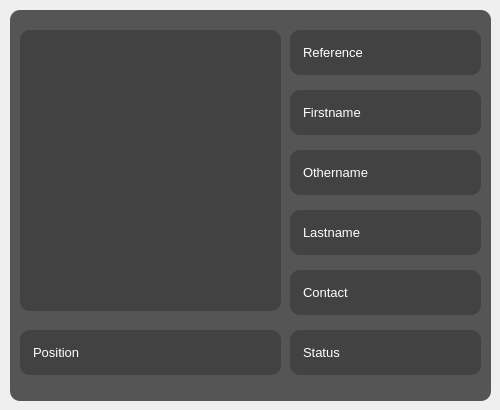
                   <widget class="QFrame" name="info_frame">
                    <property name="minimumSize">
                     <size>
                      <width>0</width>
                      <height>410</height>
                     </size>
                    </property>
                    <property name="maximumSize">
                     <size>
                      <width>16777215</width>
                      <height>430</height>
                     </size>
                    </property>
                    <property name="frameShape">
                     <enum>QFrame::NoFrame</enum>
                    </property>
                    <property name="frameShadow">
                     <enum>QFrame::Raised</enum>
                    </property>
                    <widget class="QLabel" name="image">
                     <property name="geometry">
                      <rect>
                       <x>20</x>
                       <y>30</y>
                       <width>261</width>
                       <height>281</height>
                      </rect>
                     </property>
                     <property name="font">
                      <font>
                       <family>Arial</family>
                       <pointsize>14</pointsize>
                       <weight>50</weight>
                       <bold>false</bold>
                      </font>
                     </property>
                     <property name="styleSheet">
                      <string notr="true">QLabel{
	color: rgb(255, 255, 255);
	background-color: rgb(66, 66, 66);
	border-radius: 10px;
}</string>
                     </property>
                     <property name="text">
                      <string/>
                     </property>
                     <property name="pixmap">
                      <pixmap resource="../resource/asset.qrc">:/icons/asset/image.svg</pixmap>
                     </property>
                     <property name="alignment">
                      <set>Qt::AlignCenter</set>
                     </property>
                    </widget>
                    <widget class="QLabel" name="firstname">
                     <property name="geometry">
                      <rect>
                       <x>290</x>
                       <y>90</y>
                       <width>191</width>
                       <height>45</height>
                      </rect>
                     </property>
                     <property name="minimumSize">
                      <size>
                       <width>0</width>
                       <height>45</height>
                      </size>
                     </property>
                     <property name="font">
                      <font>
                       <family>MS Shell Dlg 2</family>
                       <pointsize>10</pointsize>
                       <weight>50</weight>
                       <bold>false</bold>
                      </font>
                     </property>
                     <property name="styleSheet">
                      <string notr="true">QLabel{
	color: rgb(255, 255, 255);
	background-color: rgb(66, 66, 66);
	border-radius: 10px;
	padding-left:10px;

}</string>
                     </property>
                     <property name="text">
                      <string>Firstname</string>
                     </property>
                     <property name="alignment">
                      <set>Qt::AlignLeading|Qt::AlignLeft|Qt::AlignVCenter</set>
                     </property>
                    </widget>
                    <widget class="QLabel" name="othername">
                     <property name="geometry">
                      <rect>
                       <x>290</x>
                       <y>150</y>
                       <width>191</width>
                       <height>45</height>
                      </rect>
                     </property>
                     <property name="minimumSize">
                      <size>
                       <width>0</width>
                       <height>45</height>
                      </size>
                     </property>
                     <property name="font">
                      <font>
                       <family>MS Shell Dlg 2</family>
                       <pointsize>10</pointsize>
                       <weight>50</weight>
                       <bold>false</bold>
                      </font>
                     </property>
                     <property name="styleSheet">
                      <string notr="true">QLabel{
	color: rgb(255, 255, 255);
	background-color: rgb(66, 66, 66);
	border-radius: 10px;
	padding-left:10px;

}</string>
                     </property>
                     <property name="text">
                      <string>Othername</string>
                     </property>
                     <property name="alignment">
                      <set>Qt::AlignLeading|Qt::AlignLeft|Qt::AlignVCenter</set>
                     </property>
                    </widget>
                    <widget class="QLabel" name="lastname">
                     <property name="geometry">
                      <rect>
                       <x>290</x>
                       <y>210</y>
                       <width>191</width>
                       <height>45</height>
                      </rect>
                     </property>
                     <property name="minimumSize">
                      <size>
                       <width>0</width>
                       <height>45</height>
                      </size>
                     </property>
                     <property name="font">
                      <font>
                       <family>MS Shell Dlg 2</family>
                       <pointsize>10</pointsize>
                       <weight>50</weight>
                       <bold>false</bold>
                      </font>
                     </property>
                     <property name="styleSheet">
                      <string notr="true">QLabel{
	color: rgb(255, 255, 255);
	background-color: rgb(66, 66, 66);
	border-radius: 10px;
	padding-left:10px;

}



</string>
                     </property>
                     <property name="text">
                      <string>Lastname</string>
                     </property>
                     <property name="alignment">
                      <set>Qt::AlignLeading|Qt::AlignLeft|Qt::AlignVCenter</set>
                     </property>
                    </widget>
                    <widget class="QLabel" name="reference">
                     <property name="geometry">
                      <rect>
                       <x>290</x>
                       <y>30</y>
                       <width>191</width>
                       <height>45</height>
                      </rect>
                     </property>
                     <property name="minimumSize">
                      <size>
                       <width>45</width>
                       <height>45</height>
                      </size>
                     </property>
                     <property name="font">
                      <font>
                       <family>MS Shell Dlg 2</family>
                       <pointsize>10</pointsize>
                       <weight>50</weight>
                       <bold>false</bold>
                      </font>
                     </property>
                     <property name="styleSheet">
                      <string notr="true">QLabel{
	color: rgb(255, 255, 255);
	background-color: rgb(66, 66, 66);
	border-radius: 10px;
	padding-left:10px;

}</string>
                     </property>
                     <property name="text">
                      <string>Reference</string>
                     </property>
                     <property name="alignment">
                      <set>Qt::AlignLeading|Qt::AlignLeft|Qt::AlignVCenter</set>
                     </property>
                    </widget>
                    <widget class="QLabel" name="contact">
                     <property name="geometry">
                      <rect>
                       <x>290</x>
                       <y>270</y>
                       <width>191</width>
                       <height>45</height>
                      </rect>
                     </property>
                     <property name="minimumSize">
                      <size>
                       <width>0</width>
                       <height>45</height>
                      </size>
                     </property>
                     <property name="font">
                      <font>
                       <family>MS Shell Dlg 2</family>
                       <pointsize>10</pointsize>
                       <weight>50</weight>
                       <bold>false</bold>
                      </font>
                     </property>
                     <property name="styleSheet">
                      <string notr="true">QLabel{
	color: rgb(255, 255, 255);
	background-color: rgb(66, 66, 66);
	border-radius: 10px;
	padding-left:10px;

}</string>
                     </property>
                     <property name="text">
                      <string>Contact</string>
                     </property>
                     <property name="alignment">
                      <set>Qt::AlignLeading|Qt::AlignLeft|Qt::AlignVCenter</set>
                     </property>
                    </widget>
                    <widget class="QLabel" name="position">
                     <property name="geometry">
                      <rect>
                       <x>20</x>
                       <y>330</y>
                       <width>261</width>
                       <height>45</height>
                      </rect>
                     </property>
                     <property name="minimumSize">
                      <size>
                       <width>0</width>
                       <height>45</height>
                      </size>
                     </property>
                     <property name="font">
                      <font>
                       <family>MS Shell Dlg 2</family>
                       <pointsize>10</pointsize>
                       <weight>50</weight>
                       <bold>false</bold>
                      </font>
                     </property>
                     <property name="styleSheet">
                      <string notr="true">QLabel{
	color: rgb(255, 255, 255);
		background-color: rgb(66, 66, 66);
	border-radius: 10px;
	padding-left:10px;

}</string>
                     </property>
                     <property name="text">
                      <string>Position</string>
                     </property>
                     <property name="alignment">
                      <set>Qt::AlignLeading|Qt::AlignLeft|Qt::AlignVCenter</set>
                     </property>
                    </widget>
                    <widget class="QLabel" name="image_2">
                     <property name="geometry">
                      <rect>
                       <x>10</x>
                       <y>10</y>
                       <width>481</width>
                       <height>391</height>
                      </rect>
                     </property>
                     <property name="font">
                      <font>
                       <family>Arial</family>
                       <pointsize>14</pointsize>
                       <weight>50</weight>
                       <bold>false</bold>
                      </font>
                     </property>
                     <property name="styleSheet">
                      <string notr="true">QLabel{
	color: rgb(255, 255, 255);
	background-color: rgb(85, 85, 85);
	border-radius: 10px;
}</string>
                     </property>
                     <property name="text">
                      <string/>
                     </property>
                     <property name="alignment">
                      <set>Qt::AlignCenter</set>
                     </property>
                    </widget>
                    <widget class="QLabel" name="status">
                     <property name="geometry">
                      <rect>
                       <x>290</x>
                       <y>330</y>
                       <width>191</width>
                       <height>45</height>
                      </rect>
                     </property>
                     <property name="minimumSize">
                      <size>
                       <width>0</width>
                       <height>45</height>
                      </size>
                     </property>
                     <property name="font">
                      <font>
                       <family>MS Shell Dlg 2</family>
                       <pointsize>10</pointsize>
                       <weight>50</weight>
                       <bold>false</bold>
                      </font>
                     </property>
                     <property name="styleSheet">
                      <string notr="true">QLabel{
	color: rgb(255, 255, 255);
	background-color: rgb(66, 66, 66);
	border-radius: 10px;
	padding-left:10px;

}</string>
                     </property>
                     <property name="text">
                      <string>Status</string>
                     </property>
                     <property name="alignment">
                      <set>Qt::AlignLeading|Qt::AlignLeft|Qt::AlignVCenter</set>
                     </property>
                    </widget>
                    <zorder>image_2</zorder>
                    <zorder>image</zorder>
                    <zorder>firstname</zorder>
                    <zorder>othername</zorder>
                    <zorder>lastname</zorder>
                    <zorder>reference</zorder>
                    <zorder>contact</zorder>
                    <zorder>position</zorder>
                    <zorder>status</zorder>
                   </widget>
